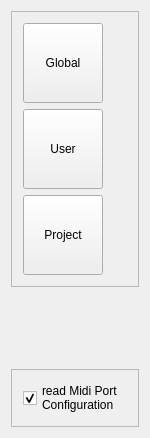
<?xml version="1.0" encoding="UTF-8"?>
<ui version="4.0">
 <class>FileDialogButtons</class>
 <widget class="QWidget" name="FileDialogButtons">
  <property name="geometry">
   <rect>
    <x>0</x>
    <y>0</y>
    <width>150</width>
    <height>438</height>
   </rect>
  </property>
  <property name="windowTitle">
   <string>fdialogbuttons</string>
  </property>
  <layout class="QVBoxLayout" name="verticalLayout">
   <item>
    <widget class="QFrame" name="pathGroup">
     <property name="frameShape">
      <enum>QFrame::StyledPanel</enum>
     </property>
     <property name="frameShadow">
      <enum>QFrame::Raised</enum>
     </property>
     <property name="lineWidth">
      <number>0</number>
     </property>
     <layout class="QVBoxLayout" name="verticalLayout_2">
      <item>
       <widget class="QToolButton" name="globalButton">
        <property name="minimumSize">
         <size>
          <width>80</width>
          <height>80</height>
         </size>
        </property>
        <property name="text">
         <string>Global</string>
        </property>
        <property name="iconSize">
         <size>
          <width>48</width>
          <height>48</height>
         </size>
        </property>
        <property name="checkable">
         <bool>true</bool>
        </property>
        <property name="toolButtonStyle">
         <enum>Qt::ToolButtonTextUnderIcon</enum>
        </property>
       </widget>
      </item>
      <item>
       <widget class="QToolButton" name="userButton">
        <property name="minimumSize">
         <size>
          <width>80</width>
          <height>80</height>
         </size>
        </property>
        <property name="text">
         <string>User</string>
        </property>
        <property name="iconSize">
         <size>
          <width>48</width>
          <height>48</height>
         </size>
        </property>
        <property name="checkable">
         <bool>true</bool>
        </property>
        <property name="toolButtonStyle">
         <enum>Qt::ToolButtonTextUnderIcon</enum>
        </property>
       </widget>
      </item>
      <item>
       <widget class="QToolButton" name="projectButton">
        <property name="minimumSize">
         <size>
          <width>80</width>
          <height>80</height>
         </size>
        </property>
        <property name="text">
         <string>Project</string>
        </property>
        <property name="iconSize">
         <size>
          <width>48</width>
          <height>48</height>
         </size>
        </property>
        <property name="checkable">
         <bool>true</bool>
        </property>
        <property name="toolButtonStyle">
         <enum>Qt::ToolButtonTextUnderIcon</enum>
        </property>
       </widget>
      </item>
     </layout>
    </widget>
   </item>
   <item>
    <spacer name="Spacer1">
     <property name="orientation">
      <enum>Qt::Vertical</enum>
     </property>
     <property name="sizeType">
      <enum>QSizePolicy::Expanding</enum>
     </property>
     <property name="sizeHint" stdset="0">
      <size>
       <width>20</width>
       <height>245</height>
      </size>
     </property>
    </spacer>
   </item>
   <item>
    <widget class="QFrame" name="readMidiPortsGroup">
     <property name="frameShape">
      <enum>QFrame::StyledPanel</enum>
     </property>
     <property name="frameShadow">
      <enum>QFrame::Raised</enum>
     </property>
     <layout class="QVBoxLayout" name="verticalLayout_3">
      <item>
       <widget class="QCheckBox" name="readMidiPortsButton">
        <property name="text">
         <string>read Midi Port
Configuration</string>
        </property>
        <property name="checkable">
         <bool>true</bool>
        </property>
        <property name="checked">
         <bool>true</bool>
        </property>
       </widget>
      </item>
     </layout>
    </widget>
   </item>
  </layout>
 </widget>
 <layoutdefault spacing="6" margin="11"/>
 <resources/>
 <connections/>
</ui>
